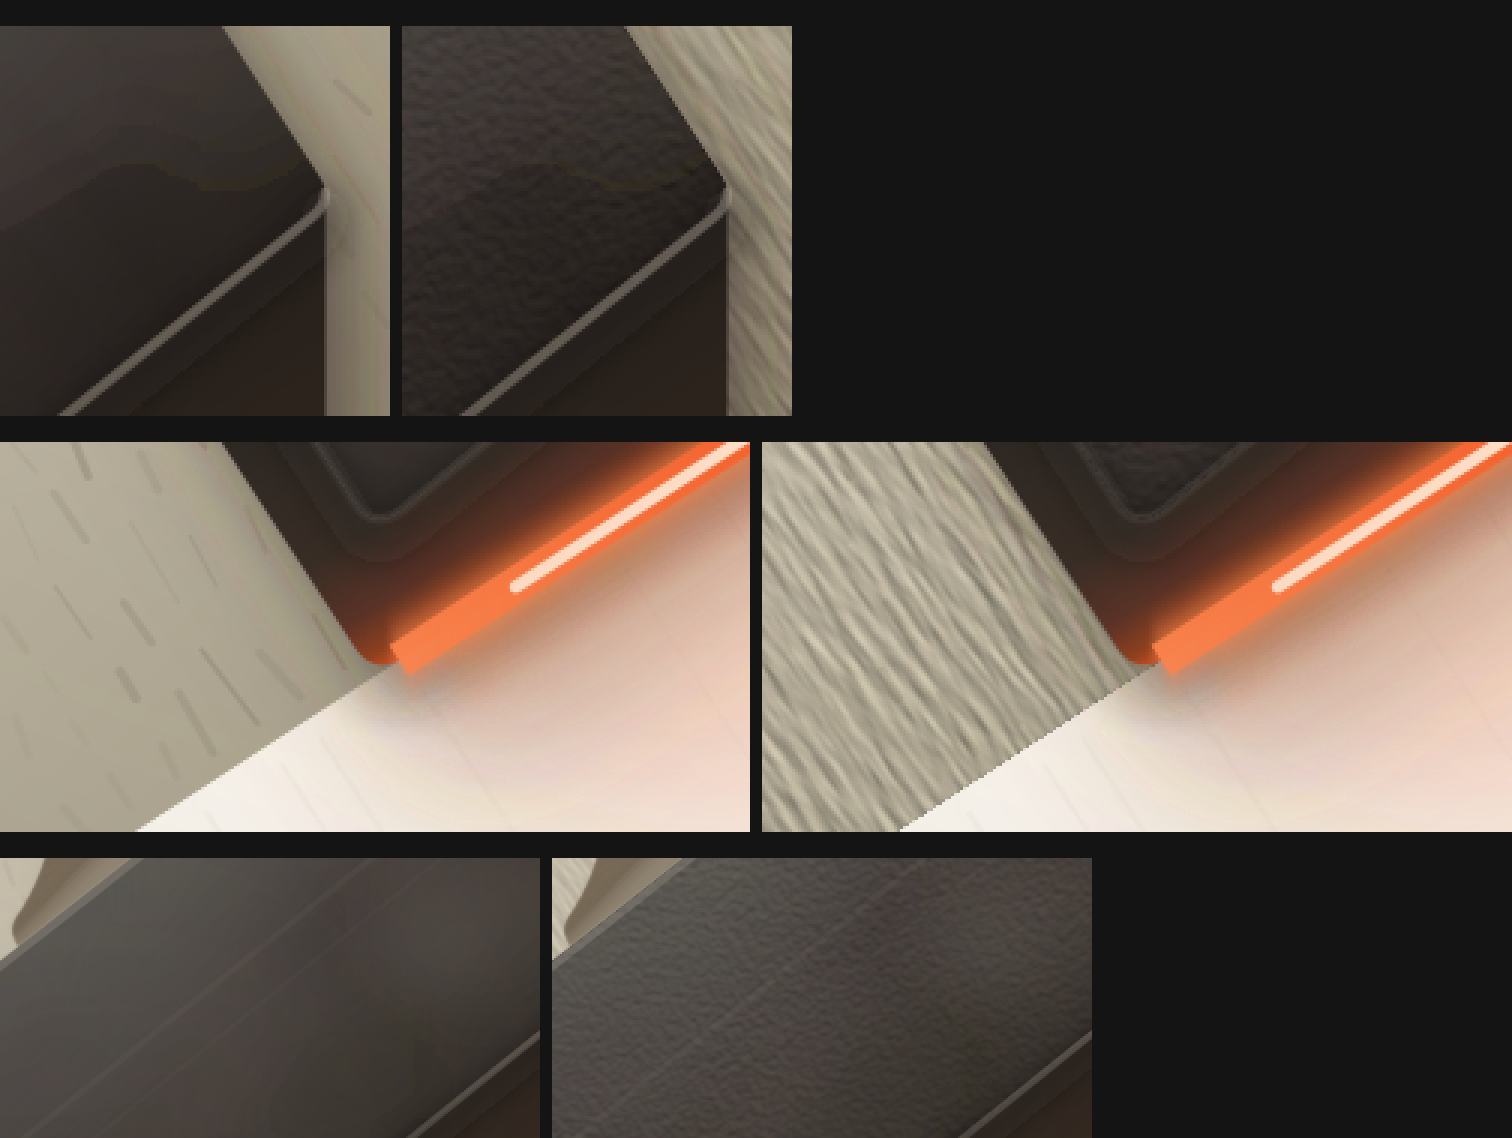

The script that saved this image:
"""r06: pixel-level checks the whole-tile view cannot settle.

(a) The block's back edge. pitRelief is applied to the face path directly, and
    feComposite arithmetic multiplies ALPHA by k1 = 1/sin(50 deg) = 1.305 as well as
    colour, so antialiased edge pixels come out more opaque than drawn. Harmless if it
    is a fraction of a pixel, a visible artefact if it is not - so it gets looked at.
(b) The cut, at 3x, before and after: the step in texture across it is the round's
    whole claim and it should read as a material boundary, not as a seam.
(c) The face, before and after, for any colour shift the modulation should not cause.
"""
import pathlib

from PIL import Image

W = pathlib.Path('/Users/lukerhodes/Dev/fledgeling-plugins/plugins/improve-skill/assets/loop-runs/r06/work')
pre, post = Image.open(W / 'state-now.png'), Image.open(W / 'v2.png')
ref = Image.open(W.parent.parent / 'r04/reference-1024.png').convert('RGB')

PANES = [('back edge x3', (700, 240, 830, 370), 3),
         ('cut x3', (150, 700, 400, 830), 3),
         ('face x2', (330, 380, 600, 520), 2)]

rows = []
for name, box, z in PANES:
    w, h = (box[2] - box[0]) * z, (box[3] - box[1]) * z
    strip = Image.new('RGB', (w * 2 + 12, h), (20, 20, 20))
    strip.paste(pre.convert('RGB').crop(box).resize((w, h), Image.NEAREST), (0, 0))
    strip.paste(post.convert('RGB').crop(box).resize((w, h), Image.NEAREST), (w + 12, 0))
    rows.append((name, strip))

tw = max(s.width for _, s in rows)
th = sum(s.height + 26 for _, s in rows)
sheet = Image.new('RGB', (tw, th), (20, 20, 20))
yy = 0
for name, s in rows:
    sheet.paste(s, (0, yy + 26))
    yy += s.height + 26
sheet.save(W / 'checks.png')
print(f'wrote {W}/checks.png  (left = before relief, right = after, per row)')
print('rows top to bottom: ' + ', '.join(n for n, _ in PANES))
